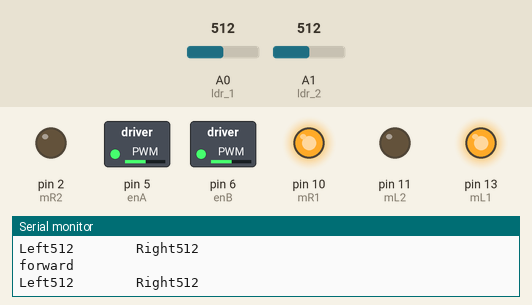
Recording of a sketch running on a simulated Arduino Uno, built with avr-gcc and run on an emulated ATmega328P. On the bench: switched loads named in the sketch (green lamp = pin HIGH), output pins drawn as LEDs (lit = HIGH), the last lines printed to the serial monitor. Inputs (shaded band) come from the test bench; at power-on: A0 (ldr_1) = 512, A1 (ldr_2) = 512.

Above: at 1.2 s.
1.3 s: A0 (ldr_1) set to 413
4.3 s: A0 (ldr_1) set to 392
At 5.1 s:
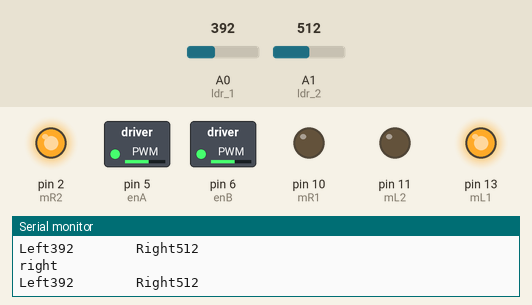
5.8 s: A1 (ldr_2) set to 414
8.8 s: A1 (ldr_2) set to 391
At 9.7 s:
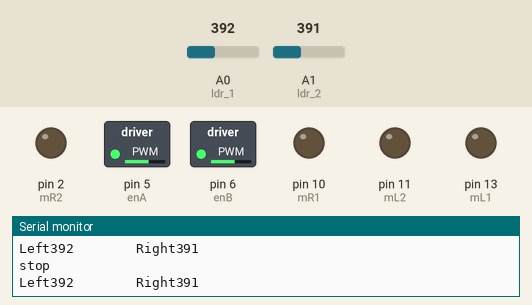
10.3 s: A0 (ldr_1) set to 410
At 10.9 s:
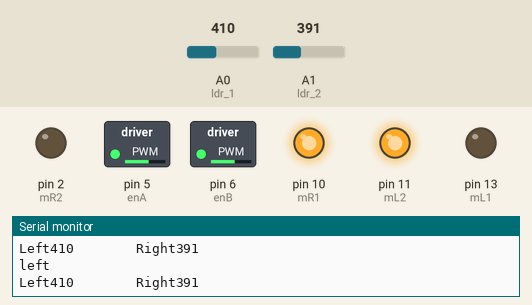
11.8 s: A0 (ldr_1) set to 390
At 12.2 s:
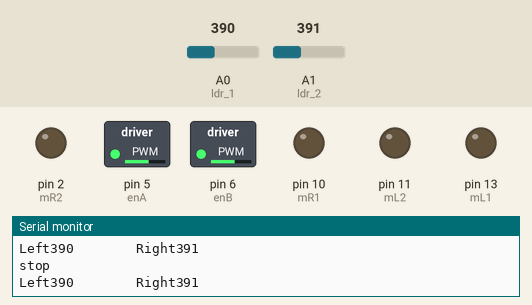
Timing chart, 0 to 14.8 s (numbered marks = the images above; inputs shaded):
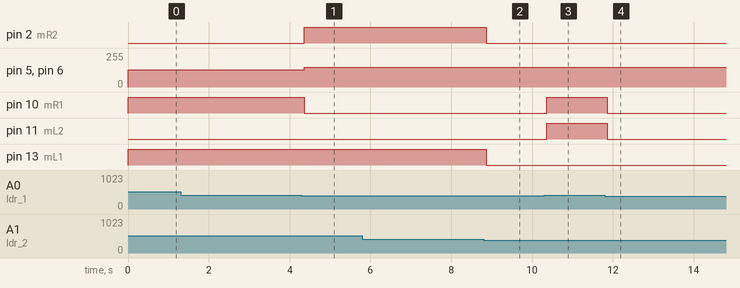

The sketch:

27.Light_Following_Robot.ino
```cpp
int leftSensor;
int rightSensor;
int ldr_1 = A0;
int ldr_2 = A1;
int mL1= 13;
int mL2= 11;
int mR1= 10;
int mR2= 2;
int enA= 5;
int enB= 6;
int Speed = 130;
int turnSpeed = 150;
void setup() {
Serial.begin(9600);
pinMode(ldr_1, INPUT);
pinMode(ldr_2, INPUT);
pinMode(mL1, OUTPUT);
pinMode(mL2, OUTPUT);
pinMode(mR1, OUTPUT);
pinMode(mR2, OUTPUT);
pinMode(enA, OUTPUT);
pinMode(enB, OUTPUT);
}
void loop() {
    leftSensor= analogRead(ldr_1);
    rightSensor= analogRead(ldr_2);
    Serial.print("Left");
    Serial.print(leftSensor);
    Serial.print("        ");
    Serial.print("Right");
    Serial.print(rightSensor);
    Serial.print("        ");
    Serial.print("\n");
    if (rightSensor >= 400 & leftSensor >= 400) {
      forward();
    } else if (rightSensor <= 400 & leftSensor >= 400) {
      left();
    } else if (rightSensor >= 400 & leftSensor <= 400) {
      right();
    } else {
      stop_now();
    }

}

void forward()
{
digitalWrite(mL1,HIGH);
digitalWrite(mL2,LOW);
digitalWrite(mR1,HIGH);
digitalWrite(mR2,LOW);
analogWrite(enA, Speed);
analogWrite(enB, Speed);
Serial.println("forward");
}
void right()
{
digitalWrite(mL1,HIGH);
digitalWrite(mL2,LOW);
digitalWrite(mR1,LOW);
digitalWrite(mR2,HIGH);
analogWrite(enA, turnSpeed);
analogWrite(enB, turnSpeed);
Serial.println("right");
}

void left() {
digitalWrite(mL1,LOW);
digitalWrite(mL2,HIGH);
digitalWrite(mR1,HIGH);
digitalWrite(mR2,LOW);
analogWrite(enA, turnSpeed);
analogWrite(enB, turnSpeed);
Serial.println("left");
}
void stop_now()
{
digitalWrite(mL1,LOW);
digitalWrite(mL2,LOW);
digitalWrite(mR1,LOW);
digitalWrite(mR2,LOW);
Serial.println("stop");
}
```

Measured:
- the behaviour switches between 400 and 399 on A0 (ldr_1) (found by bisection; images 0 and 1)
- the behaviour switches between 400 and 399 on A1 (ldr_2) (found by bisection; images 1 and 2)
- after the input at 4.3 s, pin 2 (mR2): LOW → HIGH after 0.06 s; pin 5 (enA), pin 6 (enB): 130/255 → 150/255 after 0.06 s; pin 10 (mR1): HIGH → LOW after 0.06 s
- after the input at 8.8 s, pin 2 (mR2), pin 13 (mL1): HIGH → LOW after 0.06 s
- after the input at 10.3 s, pin 10 (mR1), pin 11 (mL2): LOW → HIGH after 0.06 s
- after the input at 11.8 s, pin 10 (mR1), pin 11 (mL2): HIGH → LOW after 0.06 s
